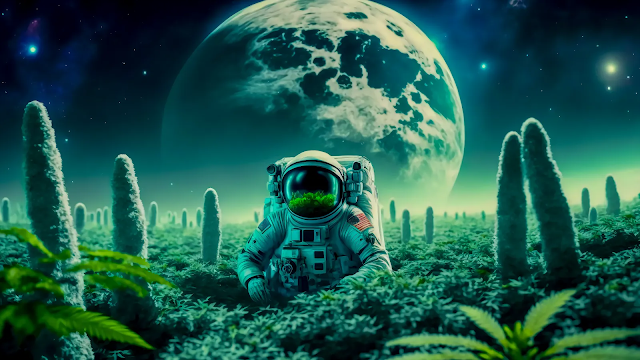
#> input picture my.png, 640 x 360 px, given in place of my.jpg, which was not available
$ python some_functions_on_image.py
#> lines starting #> are read from the running program, lines starting #| are printed output that depends on the picture; after the words box and inside, x2 and y2 are one past the last pixel; in counts of white or black regions, pixels touching at a corner belong together; pictures that were not available may be replaced by others from this repository, and a replacement may not be noted
import cv2 as cv

img = cv.imread('/home/saud/Desktop/saudpy/2021576_Saud Ahmad/my.jpg')
#> img is the input picture: shape (360, 640, 3); mean B, G, R 78.6, 90.5, 31.6


cv.imshow('Tasveer',img)


#Convert to gray scale
gray = cv.cvtColor(img,cv.COLOR_BGR2GRAY)
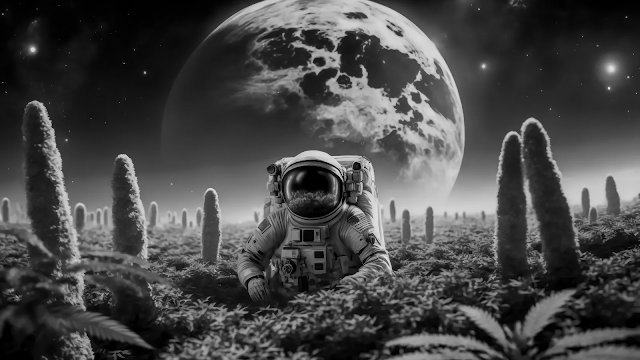
#> gray: shape (360, 640); min 0, max 228, mean 71.5
cv.imshow('Tasveer',gray)


#How to blur an image
blur = cv.GaussianBlur(img,(7,7),cv.BORDER_DEFAULT)
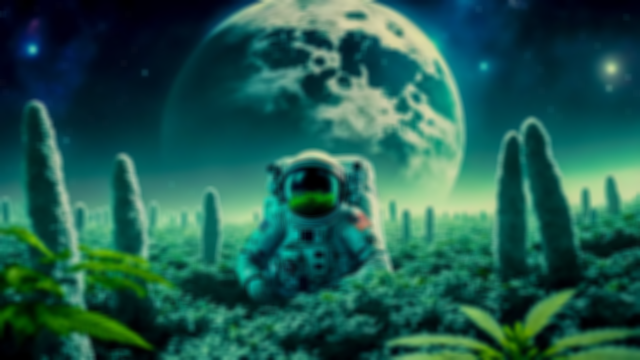
#> blur: shape (360, 640, 3); mean B, G, R 78.6, 90.5, 31.6
cv.imshow('Blur ',blur)


#Edge cascade
canny = cv.Canny(img,125,175)
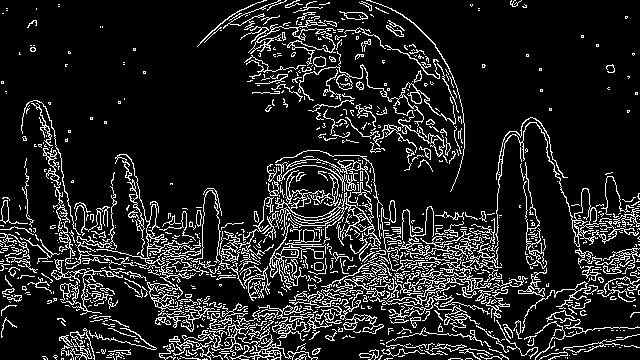
#> canny: shape (360, 640); 13% white in thin lines or dots
cv.imshow('Canny',canny)


#Dilating the image
dilated = cv.dilate(canny,(7,7),iterations = 3)
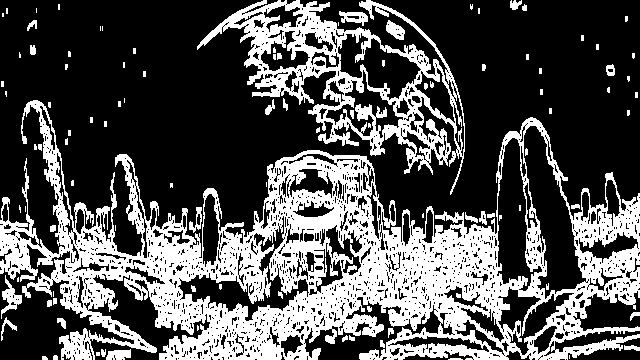
#> dilated: shape (360, 640); 32.5% white; 102 white regions (58 under 20 px), largest, box (x1, y1, x2, y2) and area: (0, 100, 640, 360) 59094, (197, 0, 465, 195) 12314, (1, 275, 22, 319) 328
cv.imshow('Dilated',dilated)

cv.destroyAllWindows()
#Eroding image
eroded = cv.erode(dilated,(7,7),iterations = 3)
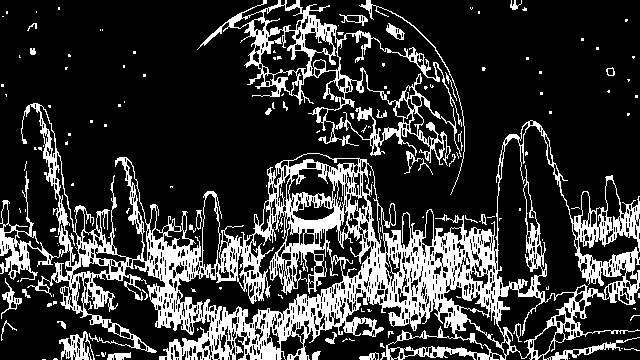
#> eroded: shape (360, 640); 21.4% white; 152 white regions (119 under 20 px), largest, box (x1, y1, x2, y2) and area: (0, 103, 640, 360) 39576, (197, 0, 462, 166) 6398, (59, 331, 95, 360) 496
cv.imshow("Eroded",eroded)


#How to resize an image
resized = cv.resize(img,(500,500),interpolation=cv.INTER_CUBIC)
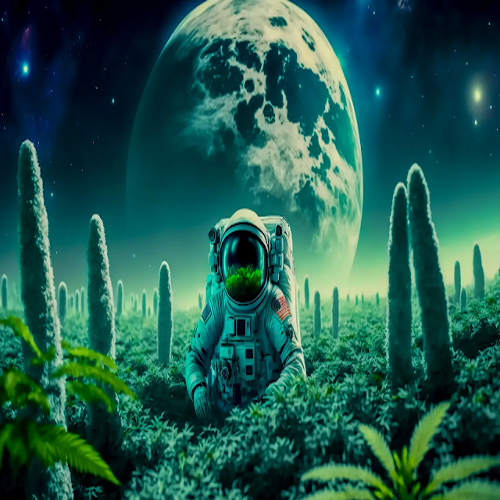
#> resized: shape (500, 500, 3); mean B, G, R 78.6, 90.5, 31.7
cv.imshow('Resized',resized)


cv.destroyAllWindows()


#How to crop an image
cropped = img[50:200,300:400]
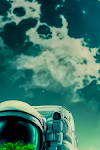
#> cropped: shape (150, 100, 3); mean B, G, R 103.8, 117.1, 58
cv.imshow('Cropped',cropped)


cv.waitKey(0)
